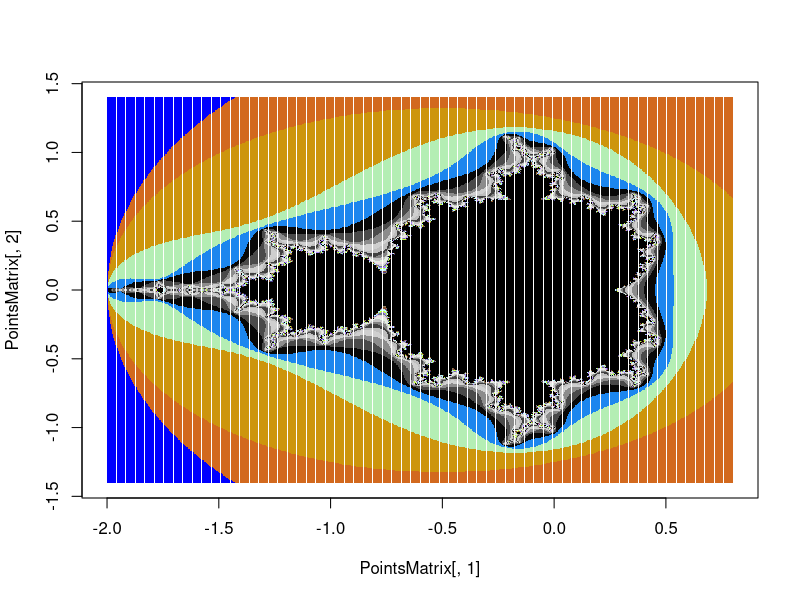

This figure's R source:
####################
## MANDELBROT SET ##
####################

Limits=c(-2,0.8)
MaxIter=25
cl=colours()
Step=seq(Limits[1],Limits[2],by=0.005)
S=floor(length(cl)/MaxIter)
Dist=0
PointsMatrix=array(0,dim=c(length(Step)*length(Step),3))
t=0


for(a in Step)
{
	for(b in Step+0.6)
	{
		x=0;y=0;n=0;Dist=0
		while(n<MaxIter & Dist<4)
		{
			n=n+1
			newx=a+x^2-y^2
			newy=b+2*x*y
			Dist=newx^2+newy^2
			x=newx;y=newy
		}
		if(Dist<4) colour=24 # black colour
		else colour=n*S
		t=t+1
		PointsMatrix[t,]=c(a,b,colour)
	}
}

X11()

plot(PointsMatrix[,1], PointsMatrix[,2], xlim=Limits, ylim=Limits+0.6, col=cl[PointsMatrix[,3]], pch=".")
